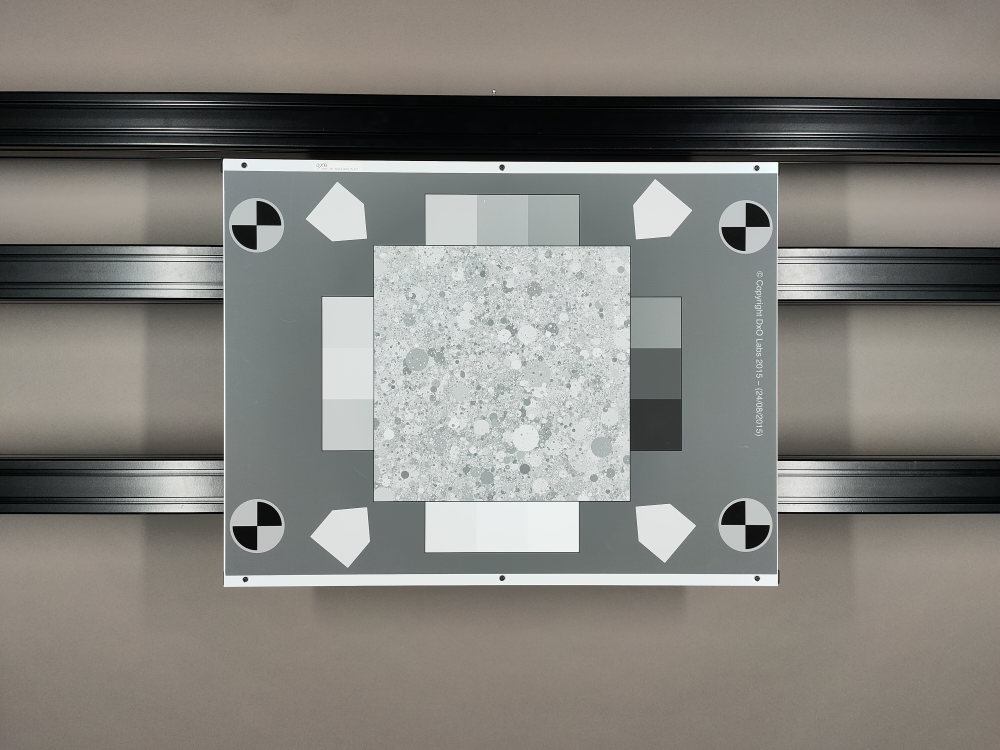
#> input picture test img/OPPO Reno4 Pro DLC/D65_1000.jpg, 4000 x 3000 px (shown at 1/4 size)
$ python 'dead_leaves crop target.py'
#> lines starting #> are read from the running program, lines starting #| are printed output that depends on the picture; after the words box and inside, x2 and y2 are one past the last pixel; in counts of white or black regions, pixels touching at a corner belong together
import cv2
import numpy as np
from skimage.morphology import skeletonize
import matplotlib.pyplot as plt
# PYTHON:数据拟合求解方程参数
from scipy.optimize import curve_fit

def ResizeWithAspectRatio(image, width=None, height=None, inter=cv2.INTER_AREA):
    dim = None
    (h, w) = image.shape[:2]

    if width is None and height is None:
        return image
    if width is None:
        # if h<height: return image
        r = height / float(h)
        dim = (int(w * r), height)
    else:
        # if w<width: return image
        r = width / float(w)
        dim = (width, int(h * r))

    return cv2.resize(image, dim, interpolation=inter)

def rotate_img(img, angle):
    (h, w, d) = img.shape # 讀取圖片大小
    center = (w // 2, h // 2) # 找到圖片中心

    # 第一個參數旋轉中心，第二個參數旋轉角度(-順時針/+逆時針)，第三個參數縮放比例
    M = cv2.getRotationMatrix2D(center, angle, 1.0)

    # 第三個參數變化後的圖片大小
    rotate_img = cv2.warpAffine(img, M, (w, h))

    return rotate_img

def get_rec_roi(im, p, w):
    topLeft = p + np.around(np.array([-1,-1])*w).astype(int)
    bottomRight = p + np.around(np.array([1,1])*w).astype(int)
    rec_roi = im[topLeft[0]:bottomRight[0], topLeft[1]:bottomRight[1],:].copy()
    cv2.rectangle(im, (topLeft[1], topLeft[0]), (bottomRight[1], bottomRight[0]), (255,0,0), int(w/30))
    return rec_roi

def get_roi_img_and_coor(im):
    resize_im = ResizeWithAspectRatio(im, height=800)
    resize_gray_im = cv2.cvtColor(resize_im, cv2.COLOR_BGR2GRAY)

    # cv2.imshow("resize_im", resize_im)
    # cv2.waitKey(0)
    # cv2.destroyAllWindows()

    edged = cv2.Canny(resize_gray_im, 300, 550)
    # cv2.imshow("edged", ResizeWithAspectRatio(edged, height=800))
    # cv2.waitKey(0)
    # cv2.destroyAllWindows()

    kernel = np.ones((1,2), np.uint8)
    edged = cv2.dilate(edged, kernel, iterations = 1)
    # cv2.imshow("dilate", ResizeWithAspectRatio(edged, height=800))
    # cv2.waitKey(0)
    # cv2.destroyAllWindows()

    backgroundSkeleton = skeletonize(np.where(edged==255,1,0))
    backgroundSkeleton = np.where(backgroundSkeleton==1,255,0).astype('uint8')
    # cv2.imshow("backgroundSkeleton", ResizeWithAspectRatio(backgroundSkeleton, height=800))
    # cv2.waitKey(0)
    # cv2.destroyAllWindows()

    cnts, _ = cv2.findContours(backgroundSkeleton.copy(), cv2.RETR_CCOMP, cv2.CHAIN_APPROX_SIMPLE)
    coor = []

    # 依次處理每個Contours

    find = False
    not_right_angle = False

    for c in cnts:

        area = cv2.contourArea(c)
        hull = cv2.convexHull(c)
        hull_area = cv2.contourArea(hull)
        if hull_area == 0: continue
        solidity = float(area)/hull_area

        x,y,w,h = cv2.boundingRect(c)
        aspect_ratio = float(w)/h

        if np.around(solidity, 1) == 0.6 and np.around(aspect_ratio, 1) == 1:

            (c,r),(MA,ma),angle = cv2.fitEllipse(c)
            # 往右下遞增
            r, c = int(r), int(c)

            # 避免重複尋找
            if find and np.linalg.norm(np.array(coor[-1][:2])-np.array([r,c]))<5:
                continue

            if not find:
                find = True

            coor.append((r,c,angle)) # row, col


    assert len(coor) == 4
    coor = sorted(coor, key=lambda x: x[0], reverse=True)
    coor[:2] = sorted(coor[:2], key=lambda x: x[1], reverse=True)
    coor[2:] = sorted(coor[2:], key=lambda x: x[1], reverse=True)
    if coor[0][2]<100: not_right_angle = True

    coor = np.array(coor)
    coor = coor[:,:2]

    scale = im.shape[0]/resize_im.shape[0]
    coor = np.around(coor * scale).astype(int)

    # find center
    vec = coor[0] - coor[3] # → ↓
    mid = coor[3] + vec/2
    mid = np.around(mid).astype(int)

    length = np.linalg.norm(vec)

    # 由下到上，右到左
    for c in coor:
        # 在中心點畫上黃色實心圓
        cv2.circle(im, (c[1], c[0]), int(length/300), (1, 227, 254), -1)
        # cv2.imshow("im", ResizeWithAspectRatio(im, height=600))
        # cv2.waitKey(0)
        # cv2.destroyAllWindows()

    topLeft = np.around(coor[3] + np.array([-1,-0.9])*length*0.07).astype(int)
    bottomRight = np.around(coor[0] + np.array([1,0.9])*length*0.07).astype(int)
    roi_img = im[topLeft[0]:bottomRight[0], topLeft[1]:bottomRight[1]]

    if not_right_angle:
        print('not right angle, rotate 180')
        roi_img=rotate_img(roi_img,180)


    # cv2.imshow("roi_img", ResizeWithAspectRatio(roi_img, height=600))
    # cv2.waitKey(0)
    # cv2.destroyAllWindows()

    return roi_img, coor-topLeft

def get_roi_region(im, coor, file_name):

    # find center
    vec = coor[0] - coor[3] # → ↓
    mid = coor[3] + vec/2
    mid = np.around(mid).astype(int)
    length = np.linalg.norm(vec)

    # find target ROI
    rate = np.linalg.norm(vec)*0.2
    vec = np.array([1,1])*rate
    topLeft = np.around(mid - vec).astype(int)
    bottomRight = np.around(mid + vec).astype(int)
    dxo_roi_img = im[topLeft[0]:bottomRight[0], topLeft[1]:bottomRight[1]]
    # [8 lines of commented-out code are left out]
    for c in coor:
        # 在中心點畫上黃色實心圓
        cv2.circle(im, (c[1], c[0]), int(length/300), (1, 227, 254), -1)
        # cv2.putText(im, "({}, {})".format(c[0], c[1]), (c[1]-30, c[0]), cv2.FONT_HERSHEY_SIMPLEX, 1, (0, 255, 0), 3, cv2.LINE_AA)

    direction = [[-1,0], [0,1],[1,0],[0,-1]]

    OECF_patch=[]
    # if is_gray_value: gray_im = cv2.cvtColor(im, cv2.COLOR_BGR2GRAY)


    for i, d in enumerate(direction):
        rate = length*0.27
        vec = np.array(d)*rate
        local_mid = np.around(mid + vec).astype(int)

        rec_roi = get_rec_roi(im, local_mid, length*0.03)
        OECF_patch.append(rec_roi)

        cv2.circle(im, (local_mid[1], local_mid[0]), int(length/300), (1, 227, 254), -1)
        cv2.putText(im, "{}".format(np.around(rec_roi).reshape(-1,3).mean(axis=0).astype(int)), (local_mid[1]-int(length/20), local_mid[0]-int(length/50)), cv2.FONT_HERSHEY_SIMPLEX, length/2000, (255, 0, 0), int(length/500), cv2.LINE_AA)

        # cv2.imshow("roi", rec_roi)
        # cv2.waitKey(0)
        # cv2.destroyAllWindows()

        if i%2: local_d2 = [[-1,0],[1,0]]
        else: local_d2 = [[0,-1],[0,1]]

        for d2 in local_d2:
            rate = length*0.09
            vec = np.array(d2)*rate
            p = np.around(local_mid + vec).astype(int)

            rec_roi = get_rec_roi(im, p, length*0.03)
            OECF_patch.append(rec_roi)
            # print(rec_roi.shape)

            cv2.circle(im, (p[1], p[0]), int(length/300), (1, 227, 254), -1)
            cv2.putText(im, "{}".format(np.around(rec_roi).reshape(-1,3).mean(axis=0).astype(int)), (p[1]-int(length/20), p[0]+int(length/50)), cv2.FONT_HERSHEY_SIMPLEX, length/2000, (255, 0, 0), int(length/500), cv2.LINE_AA)

    cv2.imshow("roi", ResizeWithAspectRatio(im, height=600))
    cv2.waitKey(0)
    cv2.destroyAllWindows()

    return np.array(OECF_patch)

def cal_mean_OECF_patch(OECF_patch):
    mean_value = OECF_patch.reshape(12,-1,3).mean(axis=1)
    # print(mean_value.shape)
    return np.sort(np.array(mean_value).T)/255

def get_OECF_patch_mean(file_name):
    im=cv2.imread(file_name)
    roi_img, coor = get_roi_img_and_coor(im.copy())
    OECF_patch = get_roi_region(roi_img.copy(), coor, file_name)
    return cal_mean_OECF_patch(OECF_patch)

def func(x, a, b):
    return x**b

# file_name1 = "OPPO Find X2 DLC/H_1.jpg"
# file_name2 = "OPPO Find X2 DLC/D65_1000.jpg"
# file_name1 = "OPPO Reno4 Pro DLC/H_1.jpg"
file_name1 = "OPPO Reno4 Pro DLC/D65_1000.jpg"
file_name2 = "dead-leaves-target.jpg"

b1, g1, r1 = get_OECF_patch_mean(file_name1)
#> in get_OECF_patch_mean, im is the input picture: shape (3000, 4000, 3); mean B, G, R 124.4, 129.5, 131.2
#> in get_roi_img_and_coor, `edged = cv2.Canny(resize_gray_im, 300, 550)`:
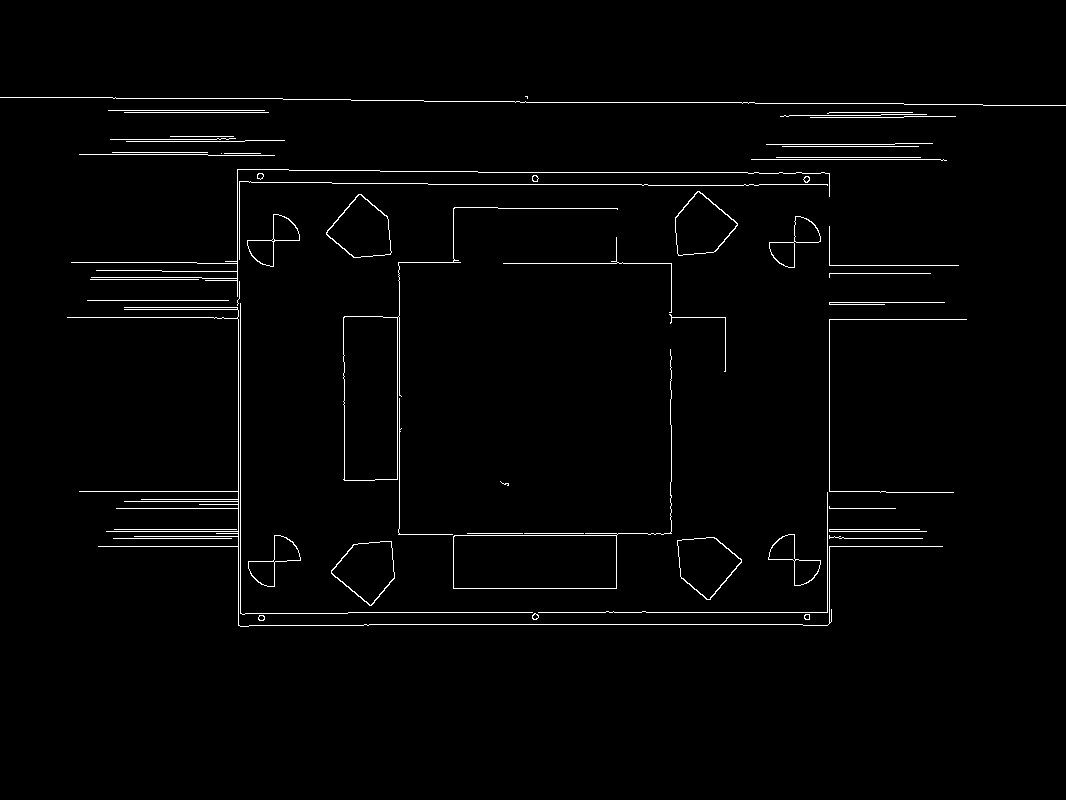
#> edged: shape (800, 1066); 1.7% white in thin lines or dots, all inside (x1, y1, x2, y2) = (0, 96, 1066, 627)
#> in get_roi_img_and_coor, `cnts, _ = cv2.findContours(backgroundSkeleton.copy(), cv2.RETR_CCOMP, ..`: cnts = 69 contours, 33 with area under 20; largest, box (x1, y1, x2, y2) and area: (343, 207, 673, 589) 17496, (343, 316, 400, 481) 8854, (453, 535, 617, 589) 8636, (67, 169, 968, 627) 7342, (237, 169, 830, 186) 7286
#> the loop in get_roi_img_and_coor, `for c in cnts: ` made 69 passes
#> (area, hull_area, solidity, x, y, w, h, aspect_ratio) on pass 10: (1051, 1676.5, 0.627, 248, 535, 53, 52, 1.02)
#> (area, hull_area, solidity, x, y, w, h, aspect_ratio) on passes 13, 26, 30: (1030.5, 1660, 0.621, 768, 534, 53, 52, 1.02), (1032, 1628, 0.634, 769, 216, 52, 52, 1), (1061.5, 1698, 0.625, 247, 214, 53, 53, 1)
#> after the loop in get_roi_img_and_coor, `for c in cnts:`: coor = [(560, 273, 45.13), (559, 794, 133), (242, 795, 49.34), (239, 273, 49.89)]; find = True
#> in get_roi_img_and_coor, `coor = np.array(coor)`: coor = [[559, 794, 133], [560, 273, 45.13], [242, 795, 49.34], [239, 273, 49.89]]
#> in get_roi_img_and_coor, `coor = coor[:,:2]`: coor = [[559, 794], [560, 273], [242, 795], [239, 273]]
#> in get_roi_img_and_coor, `coor = np.around(coor * scale).astype(int)`: coor = [[2096, 2978], [2100, 1024], [908, 2981], [896, 1024]]
#> in get_roi_img_and_coor, `vec = coor[0] - coor[3]`: vec = [1200, 1954]
#> in get_roi_img_and_coor, `mid = coor[3] + vec/2`: mid = [1496, 2001]
#> in get_roi_img_and_coor, `length = np.linalg.norm(vec)`: length = 2293.1
#> the loop in get_roi_img_and_coor, `for c in coor:` made 4 passes
#> in get_roi_img_and_coor, `topLeft = np.around(coor[3] + np.array([-1,-0.9])*length*0.07).astype(..`: topLeft = [735, 880]
#> in get_roi_img_and_coor, `bottomRight = np.around(coor[0] + np.array([1,0.9])*length*0.07).astyp..`: bottomRight = [2257, 3122]
#> in get_OECF_patch_mean, `roi_img, coor = get_roi_img_and_coor(im.copy())`: coor = [[1361, 2098], [1365, 144], [173, 2101], [161, 144]]
#> in get_roi_region, `vec = coor[0] - coor[3]`: vec = [1200, 1954]
#> in get_roi_region, `mid = coor[3] + vec/2`: mid = [761, 1121]
#> in get_roi_region, `length = np.linalg.norm(vec)`: length = 2293.1
#> in get_roi_region, `rate = np.linalg.norm(vec)*0.2`: rate = 458.6
#> in get_roi_region, `vec = np.array([1,1])*rate`: vec = [458.6, 458.6]
#> in get_roi_region, `topLeft = np.around(mid - vec).astype(int)`: topLeft = [302, 662]
#> in get_roi_region, `bottomRight = np.around(mid + vec).astype(int)`: bottomRight = [1220, 1580]
#> the loop in get_roi_region, `for c in coor:` made 4 passes
#> the loop in get_roi_region, `for i, d in enumerate(direction):` made 4 passes
#> local_mid on passes 1 to 4: [142, 1121], [761, 1740], [1380, 1121], [761, 502]
#> after the loop in get_roi_region, `for i, d in enumerate(direction):`:
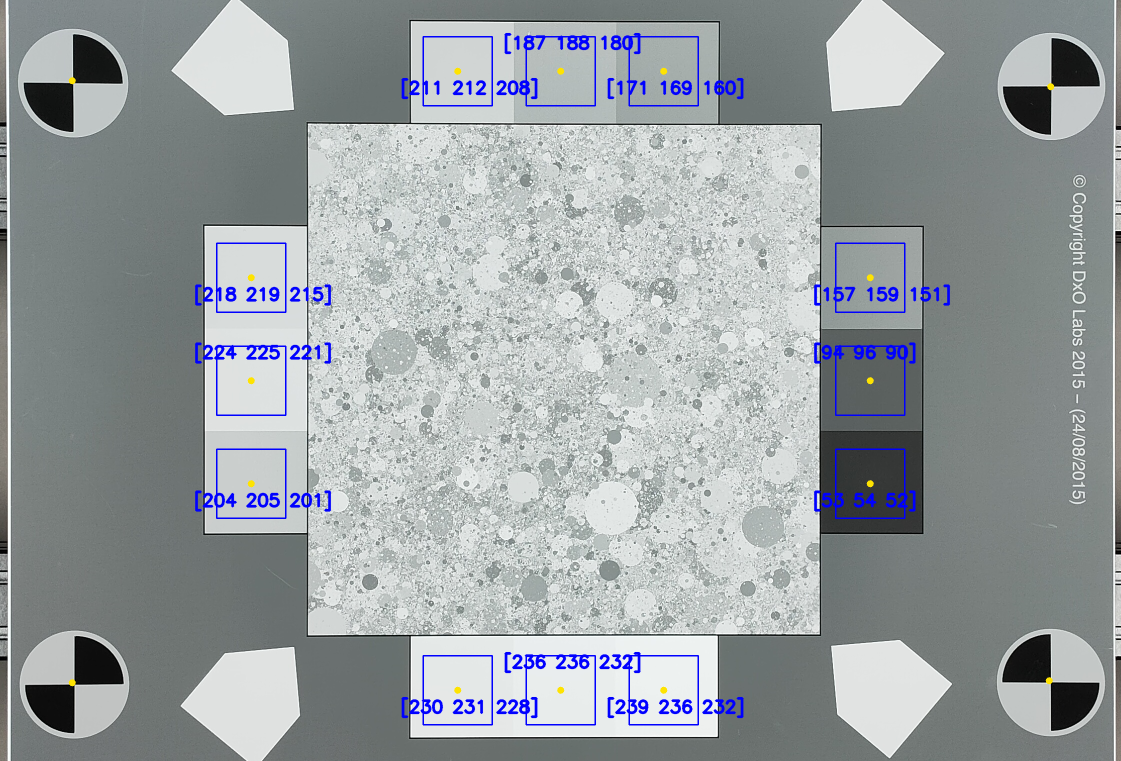
#> im: shape (1522, 2242, 3) (shown at 1/2 size); mean of channels 0, 1, 2 162.6, 159.7, 153.9; drawn as B, G, R
#> after the loop in get_roi_region, `for i, d in enumerate(direction):`: OECF_patch = 12 items
#> in cal_mean_OECF_patch, `mean_value = OECF_patch.reshape(12,-1,3).mean(axis=1)`: mean_value = [[187.1, 188.8, 180.9], [211.6, 212.8, 208.4], [171.9, 169.5, 160.7], [94.76, 96.41, 90.48], [157.2, 159.9, 151.8], [53.29, 54.29, 52.14], [236.2, 236.6, 232.6], [230.9, 231.9, 228.9], [239.8, 236.1, 232.3], [224.3, 225.3, 221.9], [218.8, 219.8, 215.8], [204.8, 205.9, 201.7]]
#> b1 = [0.209, 0.372, 0.616, 0.674, 0.734, 0.803, 0.83, 0.858, 0.88, 0.906, 0.926, 0.94]; g1 = [0.213, 0.378, 0.627, 0.665, 0.74, 0.808, 0.835, 0.862, 0.883, 0.91, 0.926, 0.928]; r1 = [0.204, 0.355, 0.595, 0.63, 0.709, 0.791, 0.817, 0.846, 0.87, 0.897, 0.911, 0.912]
b2, g2, r2 = get_OECF_patch_mean(file_name2)
#> call 2 of get_OECF_patch_mean, with file_name = 'dead-leaves-target.jpg'
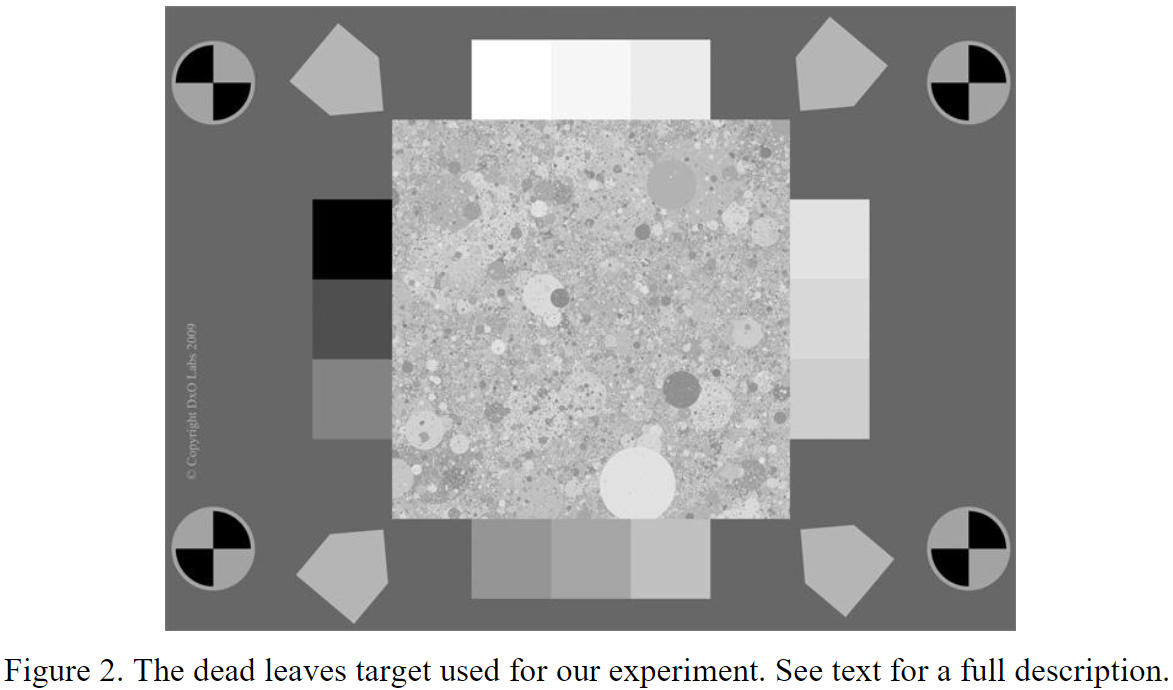
#> input picture test img/dead-leaves-target.jpg, 1173 x 690 px
#> in get_OECF_patch_mean, im is the input picture: shape (690, 1173, 3); mean B, G, R 178.9, 178.9, 178.9
#> in get_roi_img_and_coor (call 2), `edged = cv2.Canny(resize_gray_im, 300, 550)`: edged: shape (800, 1360); 1.1% white in thin lines or dots
#> in get_roi_img_and_coor (call 2), `kernel = np.ones((1,2), np.uint8)`: kernel = [[1, 1]]
#> in get_roi_img_and_coor (call 2), `edged = cv2.dilate(edged, kernel, iterations = 1)`: edged: shape (800, 1360); 1.7% white in thin lines or dots
#> in get_roi_img_and_coor (call 2), `backgroundSkeleton = skeletonize(np.where(edged==255,1,0))`:
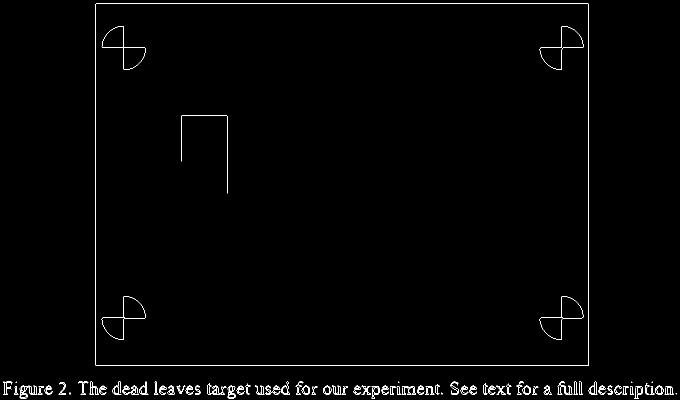
#> backgroundSkeleton: shape (800, 1360) bool (shown at 1/2 size); 1% white in thin lines or dots
#> in get_roi_img_and_coor (call 2), `backgroundSkeleton = np.where(backgroundSkeleton==1,255,0).astype('uin..`: backgroundSkeleton: shape (800, 1360); 1% white in thin lines or dots
#> in get_roi_img_and_coor (call 2), `cnts, _ = cv2.findContours(backgroundSkeleton.copy(), cv2.RETR_CCOMP, ..`: cnts = 707 contours, 553 with area under 20; largest, box (x1, y1, x2, y2) and area: (191, 7, 1178, 732) 713862, (191, 7, 1178, 732) 713862, (1079, 592, 1167, 680) 3062, (1079, 52, 1167, 140) 3030, (203, 592, 291, 680) 3026
#> the loop in get_roi_img_and_coor (call 2), `for c in cnts: ` made 707 passes
#> c on passes 37, 43, 50: [[1341, 774], [1342, 773], [1343, 774], [1342, 775]], [[1281, 787], [1282, 786], [1283, 787], [1282, 788]], [[1255, 774], [1256, 773], [1257, 774], [1256, 775]]
#> the loop in get_roi_img_and_coor (call 2), `for c in coor:` made 4 passes
#> c on passes 1 to 4: [548, 968], [548, 212], [82, 968], [82, 212]
#> after the loop in get_roi_img_and_coor (call 2), `for c in coor:`: im: shape (690, 1173, 3); 0.01% of pixels changed, all inside (x1, y1, x2, y2) = (210, 80, 971, 551)
#> call 2 of get_roi_region, with coor = array of shape (4, 2), file_name = 'dead-leaves-target.jpg'
#> in get_roi_region (call 2), `dxo_roi_img = im[topLeft[0]:bottomRight[0], topLeft[1]:bottomRight[1]]`:
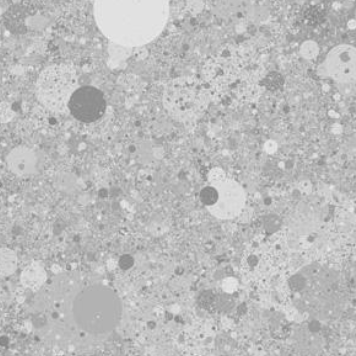
#> dxo_roi_img: shape (356, 356, 3); min 125, max 244, mean 188.1
#> the loop in get_roi_region (call 2), `for c in coor:` made 4 passes
#> c on passes 1 to 4: [528, 812], [528, 56], [62, 812], [62, 56]
#> after the loop in get_roi_region (call 2), `for i, d in enumerate(direction):`:
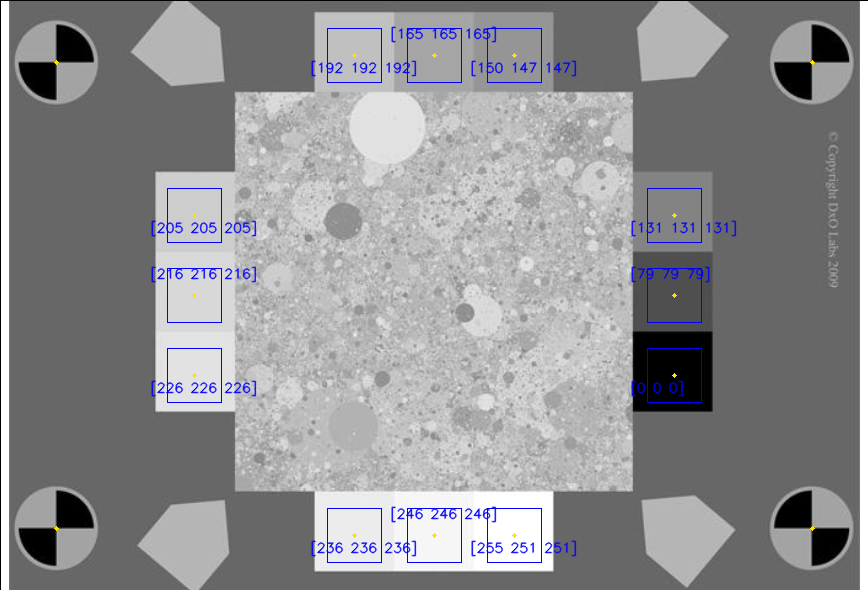
#> im: shape (590, 868, 3); mean of channels 0, 1, 2 146.6, 143.8, 143.8; drawn as B, G, R
#> after the loop in get_roi_region (call 2), `for i, d in enumerate(direction):`: rec_roi: shape (54, 54, 3); every value is 226
# b3, g3, r3 = get_OECF_patch_mean(file_name3)


x=np.linspace(0, 1, num=12)
popt, pcov = curve_fit(func, x, b2)

plt.plot(x, b1, 'r', label=file_name1)
plt.plot(x, b2, 'c', label=file_name2)
plt.plot(x, popt[0]*x**(popt[1]), 'm', label="{}*x**{}".format(popt[0], popt[1]))
# plt.plot(b2, b1, 'k')
plt.legend()
plt.show()
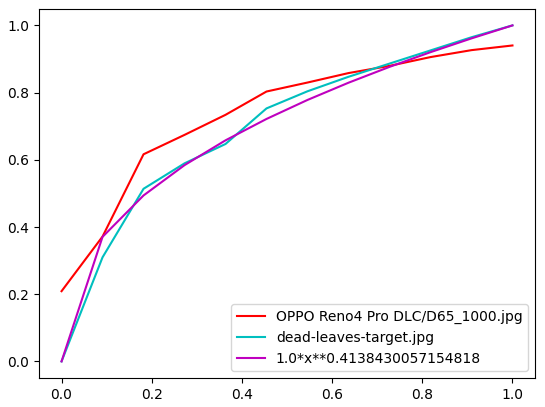
#> figure drawn by matplotlib, 1 panel; curve peaks at x = 1, y = 0.94; curve peaks at x = 1, y = 1; curve peaks at x = 1, y = 1
